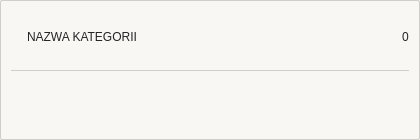
<?xml version='1.0' encoding='utf-8'?>
<ui version="4.0">
 <class>TestCategoryCard</class>
 <widget class="QFrame" name="TestCategoryCard">
  <property name="geometry">
   <rect>
    <x>0</x>
    <y>0</y>
    <width>420</width>
    <height>140</height>
   </rect>
  </property>
  <layout class="QVBoxLayout" name="cardLayout">
   <property name="spacing">
    <number>8</number>
   </property>
   <property name="leftMargin">
    <number>10</number>
   </property>
   <property name="topMargin">
    <number>10</number>
   </property>
   <property name="rightMargin">
    <number>10</number>
   </property>
   <property name="bottomMargin">
    <number>10</number>
   </property>
   <item>
    <layout class="QHBoxLayout" name="headerRow">
     <property name="spacing">
      <number>0</number>
     </property>
     <item>
      <widget class="QLabel" name="catDot">
       <property name="minimumSize">
        <size>
         <width>10</width>
         <height>10</height>
        </size>
       </property>
       <property name="maximumSize">
        <size>
         <width>10</width>
         <height>10</height>
        </size>
       </property>
       <property name="text">
        <string />
       </property>
       <property name="styleSheet">
        <string>color:#242424; background:transparent;</string>
       </property>
      </widget>
     </item>
     <item>
      <spacer name="dotSpacer">
       <property name="orientation">
        <enum>Qt::Horizontal</enum>
       </property>
       <property name="sizeType">
        <enum>QSizePolicy::Fixed</enum>
       </property>
       <property name="sizeHint" stdset="0">
        <size>
         <width>6</width>
         <height>10</height>
        </size>
       </property>
      </spacer>
     </item>
     <item>
      <widget class="QLabel" name="catName">
       <property name="text">
        <string>NAZWA KATEGORII</string>
       </property>
       <property name="styleSheet">
        <string>color:#242424; background:transparent;</string>
       </property>
      </widget>
     </item>
     <item>
      <spacer name="headerSpacer">
       <property name="orientation">
        <enum>Qt::Horizontal</enum>
       </property>
       <property name="sizeHint" stdset="0">
        <size>
         <width>40</width>
         <height>10</height>
        </size>
       </property>
      </spacer>
     </item>
     <item>
      <widget class="QLabel" name="catCount">
       <property name="text">
        <string>0</string>
       </property>
       <property name="styleSheet">
        <string>color:#242424; background:transparent;</string>
       </property>
      </widget>
     </item>
    </layout>
   </item>
   <item>
    <widget class="QFrame" name="headerSep">
     <property name="minimumSize">
      <size>
       <width>0</width>
       <height>1</height>
      </size>
     </property>
     <property name="maximumSize">
      <size>
       <width>16777215</width>
       <height>1</height>
      </size>
     </property>
     <property name="frameShape">
      <enum>QFrame::HLine</enum>
     </property>
     <property name="styleSheet">
      <string>QFrame#headerSep { background:#F8F7F4; border:1px solid #D0CEC8; border-radius:2px; }</string>
     </property>
    </widget>
   </item>
   <item>
    <widget class="QWidget" name="rowsBox" native="true">
     <layout class="QVBoxLayout" name="rowsLayout">
      <property name="spacing">
       <number>8</number>
      </property>
      <property name="leftMargin">
       <number>0</number>
      </property>
      <property name="topMargin">
       <number>0</number>
      </property>
      <property name="rightMargin">
       <number>0</number>
      </property>
      <property name="bottomMargin">
       <number>0</number>
      </property>
     </layout>
    </widget>
   </item>
  </layout>
  <property name="styleSheet">
   <string>QFrame#TestCategoryCard { background:#F8F7F4; border:1px solid #D0CEC8; border-radius:2px; }</string>
  </property>
 </widget>
 <resources />
 <connections />
</ui>
